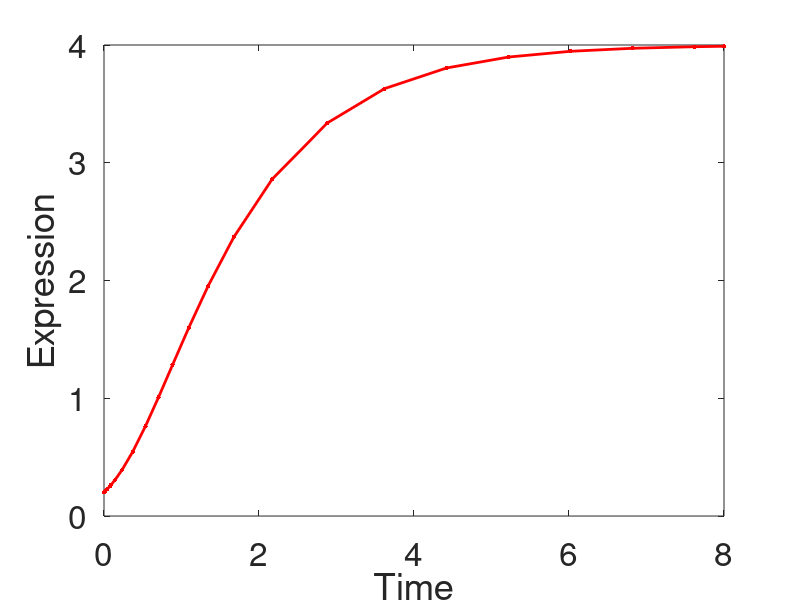
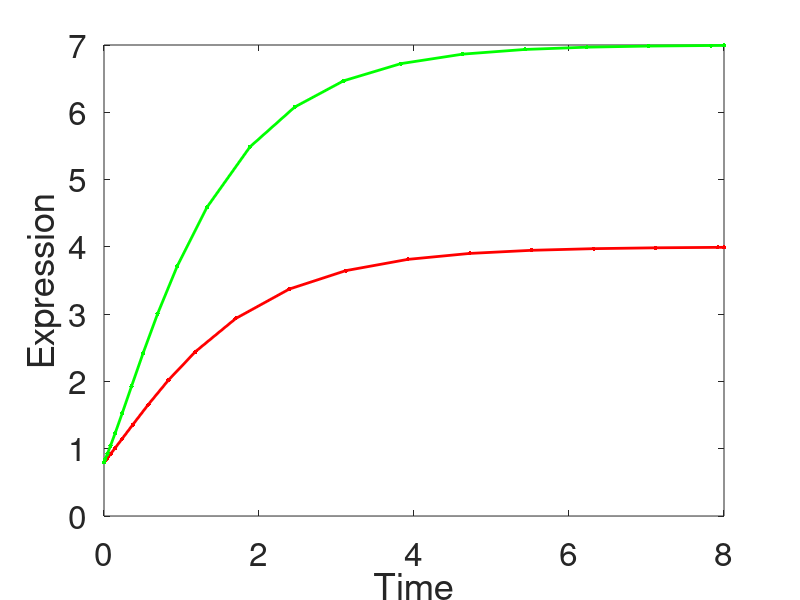
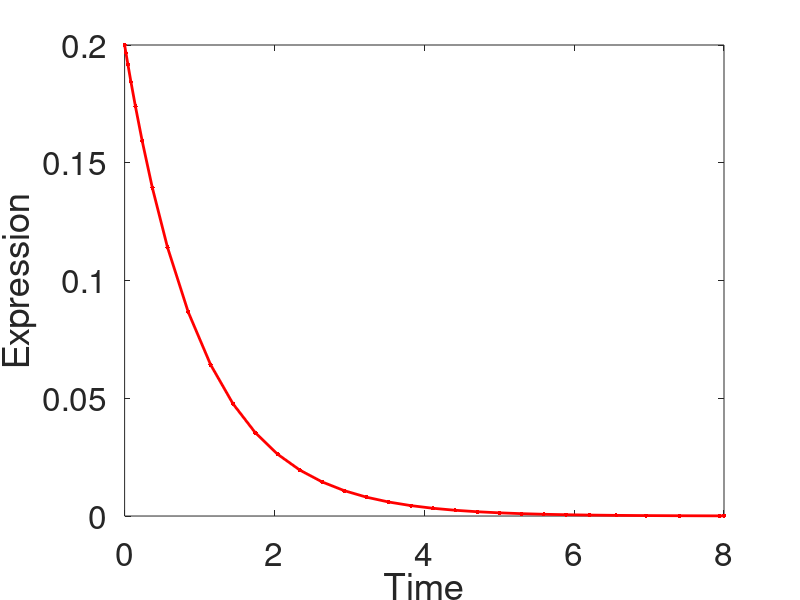
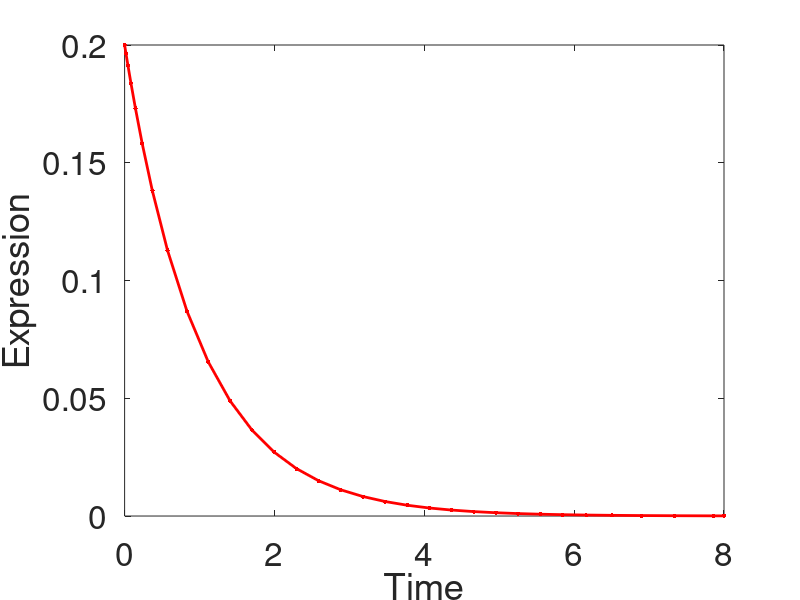

Here is the MATLAB script that generated these plots, in order:
%Inclass 22

%1. Consider the case of the auto-activating gene that we discussed in class
%today. Make a bifurcation diagram for this system by varying the
%activated transcription rate for three cases - in which 1, 4, or 8 copies of the
%transcripton factor are necessary to activate transciption. Comment on your
%results. 
V1=5;
V2=8;
ku=0;
A0=0.8;
for a=[1,4,8]
figure(3*a);
rhs1=@(t,x) (ku+V1*x.^a)./(1+x.^a)-x;
rhs2=@(t,x) (ku+V2*x.^a)./(1+x.^a)-x;
sol1=ode23(rhs1,[0 8],A0);
sol2=ode23(rhs2,[0 8],A0);
plot(sol1.x,sol1.y,'r.-','LineWidth',2,'MarkerSize',10);
xlabel('Time');
ylabel('Expression');
set(gca,'FontSize',24);
hold on;
plot(sol2.x,sol2.y,'g.-','LineWidth',2,'MarkerSize',10);
hold off;
end

% 2. Make a similar diagram for the case of an autorepressing gene in the
% case that 2 copies are need to turn off the gene.

V1=5;
ku=0;
A0=0.2;
for a=[1,4,8]
figure(a);
rhs1=@(t,x) (ku+V1*x.^a)./(1+x.^a)-x;
sol1=ode23(rhs1,[0 8],A0);
plot(sol1.x,sol1.y,'r.-','LineWidth',2,'MarkerSize',10);
xlabel('Time');
ylabel('Expression');
set(gca,'FontSize',24);
end

